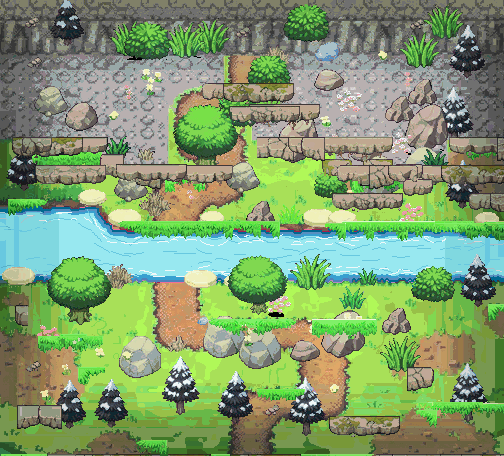

This game map was drawn from its Tiled (.tmx) file and the tilesets committed beside it. A one-line description and the full map source follow:
An orthogonal 21x19 tile map with 24x24 px tiles, 1 tile layer (pied_montagne).

<map version="1.10" tiledversion="1.10.2" orientation="orthogonal" renderorder="right-down" width="21" height="19" tilewidth="24" tileheight="24" infinite="0" nextlayerid="2" nextobjectid="1">
 <properties>
  <property name="zone" value="pied_montagne" />
  <property name="frames" type="int" value="24" />
  <property name="frame_ms" type="int" value="110" />
  <property name="tuiles_animees" type="int" value="353" />
 </properties>
 <tileset firstgid="1" source="pied_montagne_tuiles.tsx" />
 <layer id="1" name="pied_montagne" width="21" height="19">
  <data encoding="csv">
1851,1852,1853,1854,1855,1856,1857,1858,1859,1860,1861,1862,1863,1864,1865,1866,1867,1868,1869,1870,1871,
1872,1873,1874,1875,1876,1877,1878,1879,1880,1881,1882,1883,1884,1885,1886,1887,1888,1889,1890,1891,1892,
1893,1894,1895,1896,1897,1898,1899,294,1900,1901,1902,1903,1904,1905,1906,1907,1908,1909,1910,1911,377,
378,1912,1913,383,384,1914,1915,1916,402,1917,1918,1919,1920,1921,1922,1923,1924,1925,1926,1927,454,
455,1928,1929,1930,1931,1932,470,1933,1934,1935,1936,1937,1938,1939,1940,1941,1942,1943,1944,1945,1946,
548,549,1947,1948,1949,1950,1951,1952,1953,1954,1955,1956,1957,1958,1959,617,1960,1961,1962,1963,637,
1964,1965,1966,1967,1968,1969,1970,1971,681,1972,1973,1974,1975,1976,1977,1978,1979,1980,1981,1982,1983,
740,1984,1985,1986,1987,1988,1989,1990,1991,1992,789,790,791,1993,1994,1995,1996,1997,1998,1999,2000,
2001,2002,2003,2004,2005,2006,2007,2008,2009,2010,2011,2012,2013,2014,2015,2016,2017,2018,2019,2020,2021,
2022,2023,2024,2025,2026,2027,2028,2029,2030,2031,2032,2033,2034,2035,2036,2037,2038,2039,2040,2041,2042,
2043,2044,2045,2046,2047,2048,2049,2050,2051,2052,2053,2054,2055,2056,2057,2058,2059,2060,2061,2062,2063,
2064,2065,2066,2067,2068,2069,2070,2071,2072,2073,2074,2075,2076,2077,2078,2079,2080,2081,2082,2083,2084,
2085,2086,2087,2088,2089,1353,2090,2091,2092,2093,2094,2095,2096,1381,2097,2098,1399,2099,1403,2100,1406,
2101,2102,2103,2104,2105,2106,2107,2108,2109,2110,2111,2112,2113,2114,2115,2116,2117,1498,2118,2119,1504,
2120,1507,2121,2122,2123,2124,2125,2126,2127,2128,2129,2130,2131,2132,2133,2134,2135,2136,2137,2138,1595,
1596,2139,2140,2141,2142,2143,1620,2144,2145,2146,2147,1636,2148,2149,2150,1649,2151,2152,2153,2154,2155,
1670,2156,2157,2158,2159,2160,2161,2162,2163,2164,2165,2166,2167,2168,2169,2170,2171,2172,2173,2174,2175,
2176,2177,2178,2179,2180,2181,2182,2183,2184,1786,2185,2186,2187,2188,2189,2190,2191,2192,1814,2193,2194,
1819,1820,1821,1822,1823,2195,1827,1828,1829,1830,1831,2196,1834,1835,2197,2198,2199,2200,2201,2202,2203
</data>
 </layer>
</map>
